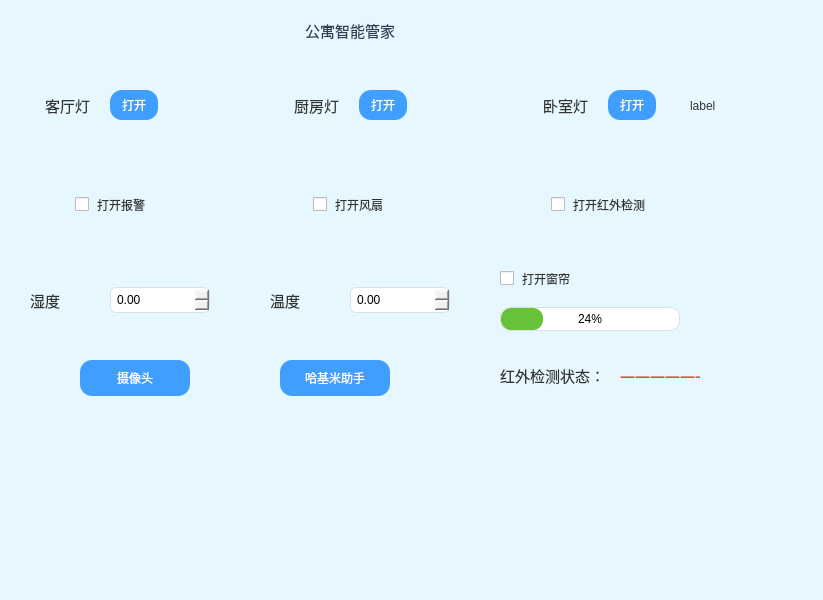
<?xml version="1.0" encoding="UTF-8"?>
<ui version="4.0">
 <class>Widget</class>
 <widget class="QWidget" name="Widget">
  <property name="geometry">
   <rect>
    <x>0</x>
    <y>0</y>
    <width>823</width>
    <height>600</height>
   </rect>
  </property>
  <property name="windowTitle">
   <string>哈基米公寓控制中心</string>
  </property>
  <property name="styleSheet">
   <string notr="true">QWidget#Widget{
        background-color:#e6f7ff;
}
QLabel{
        font:11pt &quot;Microsoft YaHei&quot;;
        color:#333;
}
QPushButton{
        background-color:#409eff;
        color:white;
        border:none;
        border-radius:12px;
        padding:6px 12px;
        font:10pt &quot;Microsoft YaHei&quot;;
}
QPushButton:hover{
        background-color:#66b1ff;
}
QPushButton:pressed{
        background-color:#337ecc;
}
QCheckBox{
        font:10pt &quot;Microsoft YaHei&quot;;
        color:#333;
        spacing:8px;
}
QDoubleSpinBox{
        border:1px solid #dcdfe6;
        border-radius:6px;
        padding:4px;
        font:10pt &quot;Microsoft YaHei&quot;;
}
QProgressBar{
        border:1px solid #dcdfe6;
        border-radius:10px;
        text-align:center;
        font:9pt;
}
QProgressBar::chunk{
        background-color:#67c23a;
        border-radius:10px;
}
</string>
  </property>
  <widget class="QWidget" name="horizontalLayoutWidget">
   <property name="geometry">
    <rect>
     <x>30</x>
     <y>60</y>
     <width>641</width>
     <height>90</height>
    </rect>
   </property>
   <layout class="QHBoxLayout" name="horizontalLayout">
    <property name="spacing">
     <number>20</number>
    </property>
    <property name="leftMargin">
     <number>15</number>
    </property>
    <property name="topMargin">
     <number>15</number>
    </property>
    <property name="rightMargin">
     <number>15</number>
    </property>
    <property name="bottomMargin">
     <number>15</number>
    </property>
    <item>
     <widget class="QLabel" name="label_3">
      <property name="font">
       <font>
        <family>Microsoft YaHei</family>
        <pointsize>11</pointsize>
        <weight>50</weight>
        <italic>false</italic>
        <bold>false</bold>
       </font>
      </property>
      <property name="text">
       <string>客厅灯</string>
      </property>
     </widget>
    </item>
    <item>
     <widget class="QPushButton" name="pushButton">
      <property name="text">
       <string>打开</string>
      </property>
     </widget>
    </item>
    <item>
     <spacer name="horizontalSpacer_2">
      <property name="orientation">
       <enum>Qt::Horizontal</enum>
      </property>
      <property name="sizeHint" stdset="0">
       <size>
        <width>60</width>
        <height>20</height>
       </size>
      </property>
     </spacer>
    </item>
    <item>
     <widget class="QLabel" name="label_4">
      <property name="font">
       <font>
        <family>Microsoft YaHei</family>
        <pointsize>11</pointsize>
        <weight>50</weight>
        <italic>false</italic>
        <bold>false</bold>
       </font>
      </property>
      <property name="text">
       <string>厨房灯</string>
      </property>
     </widget>
    </item>
    <item>
     <widget class="QPushButton" name="pushButton_2">
      <property name="text">
       <string>打开</string>
      </property>
     </widget>
    </item>
    <item>
     <spacer name="horizontalSpacer">
      <property name="orientation">
       <enum>Qt::Horizontal</enum>
      </property>
      <property name="sizeHint" stdset="0">
       <size>
        <width>60</width>
        <height>20</height>
       </size>
      </property>
     </spacer>
    </item>
    <item>
     <widget class="QLabel" name="label_5">
      <property name="font">
       <font>
        <family>Microsoft YaHei</family>
        <pointsize>11</pointsize>
        <weight>50</weight>
        <italic>false</italic>
        <bold>false</bold>
       </font>
      </property>
      <property name="text">
       <string>卧室灯</string>
      </property>
     </widget>
    </item>
    <item>
     <widget class="QPushButton" name="pushButton_3">
      <property name="text">
       <string>打开</string>
      </property>
     </widget>
    </item>
   </layout>
  </widget>
  <widget class="QPushButton" name="pushButton_4">
   <property name="geometry">
    <rect>
     <x>80</x>
     <y>360</y>
     <width>110</width>
     <height>36</height>
    </rect>
   </property>
   <property name="text">
    <string>摄像头</string>
   </property>
  </widget>
  <widget class="QLabel" name="label_2">
   <property name="geometry">
    <rect>
     <x>240</x>
     <y>10</y>
     <width>220</width>
     <height>40</height>
    </rect>
   </property>
   <property name="font">
    <font>
     <family>Microsoft YaHei</family>
     <pointsize>11</pointsize>
     <weight>50</weight>
     <italic>false</italic>
     <bold>false</bold>
    </font>
   </property>
   <property name="styleSheet">
    <string notr="true">color:#2c3e50;</string>
   </property>
   <property name="text">
    <string>公寓智能管家</string>
   </property>
   <property name="alignment">
    <set>Qt::AlignCenter</set>
   </property>
  </widget>
  <widget class="QWidget" name="horizontalLayoutWidget_2">
   <property name="geometry">
    <rect>
     <x>60</x>
     <y>160</y>
     <width>601</width>
     <height>90</height>
    </rect>
   </property>
   <layout class="QHBoxLayout" name="horizontalLayout_2">
    <property name="spacing">
     <number>30</number>
    </property>
    <property name="leftMargin">
     <number>15</number>
    </property>
    <property name="topMargin">
     <number>15</number>
    </property>
    <property name="rightMargin">
     <number>15</number>
    </property>
    <property name="bottomMargin">
     <number>15</number>
    </property>
    <item>
     <widget class="QCheckBox" name="checkBox_2">
      <property name="text">
       <string>打开报警</string>
      </property>
     </widget>
    </item>
    <item>
     <spacer name="horizontalSpacer_3">
      <property name="orientation">
       <enum>Qt::Horizontal</enum>
      </property>
      <property name="sizeHint" stdset="0">
       <size>
        <width>20</width>
        <height>20</height>
       </size>
      </property>
     </spacer>
    </item>
    <item>
     <widget class="QCheckBox" name="checkBox_3">
      <property name="text">
       <string>打开风扇</string>
      </property>
     </widget>
    </item>
    <item>
     <spacer name="horizontalSpacer_4">
      <property name="orientation">
       <enum>Qt::Horizontal</enum>
      </property>
      <property name="sizeHint" stdset="0">
       <size>
        <width>20</width>
        <height>20</height>
       </size>
      </property>
     </spacer>
    </item>
    <item>
     <widget class="QCheckBox" name="checkBox_4">
      <property name="text">
       <string>打开红外检测</string>
      </property>
     </widget>
    </item>
   </layout>
  </widget>
  <widget class="QWidget" name="horizontalLayoutWidget_4">
   <property name="geometry">
    <rect>
     <x>30</x>
     <y>270</y>
     <width>180</width>
     <height>60</height>
    </rect>
   </property>
   <layout class="QHBoxLayout" name="horizontalLayout_4">
    <property name="spacing">
     <number>12</number>
    </property>
    <item>
     <widget class="QLabel" name="label_6">
      <property name="font">
       <font>
        <family>Microsoft YaHei</family>
        <pointsize>11</pointsize>
        <weight>50</weight>
        <italic>false</italic>
        <bold>false</bold>
       </font>
      </property>
      <property name="text">
       <string>湿度</string>
      </property>
     </widget>
    </item>
    <item>
     <widget class="QDoubleSpinBox" name="hum">
      <property name="minimumSize">
       <size>
        <width>100</width>
        <height>0</height>
       </size>
      </property>
     </widget>
    </item>
   </layout>
  </widget>
  <widget class="QWidget" name="horizontalLayoutWidget_3">
   <property name="geometry">
    <rect>
     <x>270</x>
     <y>270</y>
     <width>180</width>
     <height>60</height>
    </rect>
   </property>
   <layout class="QHBoxLayout" name="horizontalLayout_3">
    <property name="spacing">
     <number>12</number>
    </property>
    <item>
     <widget class="QLabel" name="label_7">
      <property name="font">
       <font>
        <family>Microsoft YaHei</family>
        <pointsize>11</pointsize>
        <weight>50</weight>
        <italic>false</italic>
        <bold>false</bold>
       </font>
      </property>
      <property name="text">
       <string>温度</string>
      </property>
     </widget>
    </item>
    <item>
     <widget class="QDoubleSpinBox" name="tem">
      <property name="minimumSize">
       <size>
        <width>100</width>
        <height>0</height>
       </size>
      </property>
     </widget>
    </item>
   </layout>
  </widget>
  <widget class="QWidget" name="verticalLayoutWidget">
   <property name="geometry">
    <rect>
     <x>500</x>
     <y>260</y>
     <width>180</width>
     <height>80</height>
    </rect>
   </property>
   <layout class="QVBoxLayout" name="verticalLayout">
    <property name="spacing">
     <number>10</number>
    </property>
    <item>
     <widget class="QCheckBox" name="checkBox">
      <property name="text">
       <string>打开窗帘</string>
      </property>
     </widget>
    </item>
    <item>
     <widget class="QProgressBar" name="progressBar">
      <property name="minimumSize">
       <size>
        <width>0</width>
        <height>22</height>
       </size>
      </property>
      <property name="value">
       <number>24</number>
      </property>
     </widget>
    </item>
   </layout>
  </widget>
  <widget class="QLabel" name="label_8">
   <property name="geometry">
    <rect>
     <x>500</x>
     <y>360</y>
     <width>121</width>
     <height>30</height>
    </rect>
   </property>
   <property name="font">
    <font>
     <family>Microsoft YaHei</family>
     <pointsize>11</pointsize>
     <weight>50</weight>
     <italic>false</italic>
     <bold>false</bold>
    </font>
   </property>
   <property name="text">
    <string>红外检测状态：</string>
   </property>
  </widget>
  <widget class="QLabel" name="label_9">
   <property name="geometry">
    <rect>
     <x>620</x>
     <y>360</y>
     <width>80</width>
     <height>30</height>
    </rect>
   </property>
   <property name="font">
    <font>
     <family>Microsoft YaHei</family>
     <pointsize>11</pointsize>
     <weight>75</weight>
     <italic>false</italic>
     <bold>true</bold>
    </font>
   </property>
   <property name="styleSheet">
    <string notr="true">color:#e74c3c; font-weight:bold;</string>
   </property>
   <property name="text">
    <string>——————</string>
   </property>
  </widget>
  <widget class="QPushButton" name="pushButton_5">
   <property name="geometry">
    <rect>
     <x>280</x>
     <y>360</y>
     <width>110</width>
     <height>36</height>
    </rect>
   </property>
   <property name="text">
    <string>哈基米助手</string>
   </property>
  </widget>
  <widget class="QLabel" name="label">
   <property name="geometry">
    <rect>
     <x>690</x>
     <y>20</y>
     <width>141</width>
     <height>171</height>
    </rect>
   </property>
   <property name="text">
    <string>label</string>
   </property>
  </widget>
 </widget>
 <resources/>
 <connections/>
</ui>
